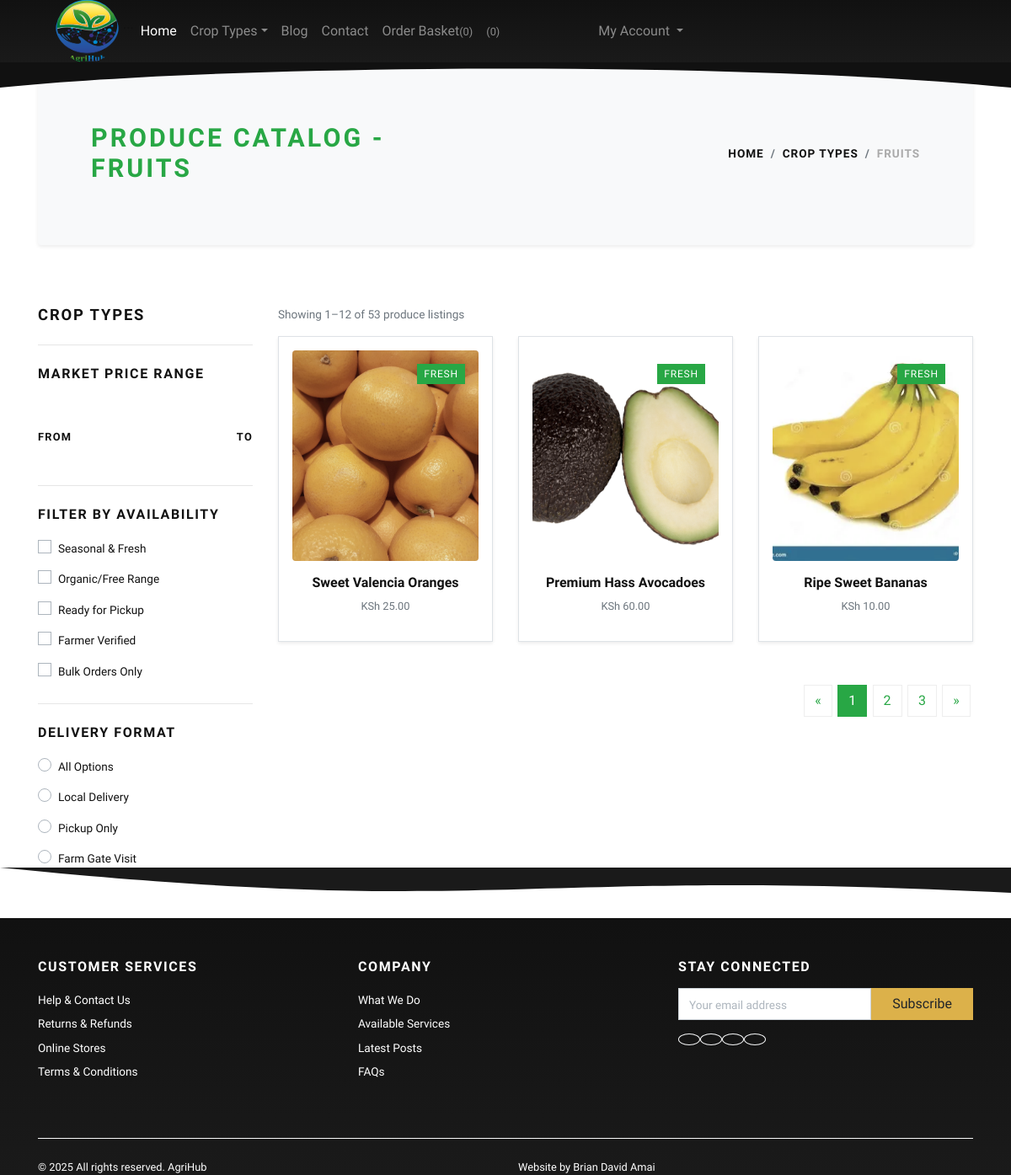
The page /fruits/ (signed in) on the database its author committed.
### store/models.py (models this page shows, shortened)
class Category(models.Model):
    title = models.CharField(max_length=50, verbose_name="Crop Type Title")
    slug = models.SlugField(max_length=55, verbose_name="Crop Type Slug")
    description = models.TextField(blank=True, verbose_name="Category Description")
    category_image = models.ImageField(upload_to='category', blank=True, null=True, verbose_name="Category Image")
    is_active = models.BooleanField(verbose_name="Is Active?")
    is_featured = models.BooleanField(verbose_name="Is Featured?")
    created_at = models.DateTimeField(auto_now_add=True, verbose_name="Created Date")
    updated_at = models.DateTimeField(auto_now=True, verbose_name="Updated Date")
    class Meta:
        verbose_name_plural = 'Crop Types'
        ordering = ('-created_at',)

class Product(models.Model):
    title = models.CharField(max_length=150, verbose_name="Produce Item Title")
    slug = models.SlugField(max_length=160, verbose_name="Produce Slug")
    batch_id = models.CharField(max_length=255, unique=True, verbose_name="Batch/Lot ID (SKU)", db_column='sku')
    origin = models.TextField(verbose_name="Origin / Short Description", db_column='short_description')
    produce_details = models.TextField(blank=True, null=True, verbose_name="Farming & Produce Details",
                                     db_column='detail_description')
    product_image = models.ImageField(upload_to='product', blank=True, null=True, verbose_name="Produce Image")
    price_per_unit = models.DecimalField(max_digits=8, decimal_places=2, verbose_name="Price Per Unit/KG",
                                          db_column='price')
    unit_type = models.CharField(max_length=10, choices=UNIT_CHOICES, default='KG', verbose_name="Unit Type")
    harvest_date = models.DateField(null=True, blank=True, verbose_name="Harvest Date")
    category = models.ForeignKey(Category, verbose_name="Crop Type", on_delete=models.CASCADE)
    is_active = models.BooleanField(verbose_name="Is Active?")
    is_featured = models.BooleanField(verbose_name="Is Featured?")
    created_at = models.DateTimeField(auto_now_add=True, verbose_name="Created Date")
    updated_at = models.DateTimeField(auto_now=True, verbose_name="Updated Date")
    class Meta:
        verbose_name_plural = 'Produce Items'
        ordering = ('-created_at',)

### store/views.py (the view)
# urls.py: path('<slug:slug>/', views.category_products, name="category-products"),
def category_products(request, slug):
    category = Category.objects.get(slug=slug)
    products = Product.objects.filter(category=category, is_active=True)
    context = {'category': category, 'products': products}
    return render(request, 'store/category_products.html', context)

### store/context_preprocessors.py (called while the page is built)
def store_menu(request):
    categories = Category.objects.filter(is_active=True)
    context = {
        'categories_menu': categories,
    }
    return context

def cart_menu(request):
    if request.user.is_authenticated:
        cart_items= Cart.objects.filter(user=request.user)
        context = {
            'cart_items': cart_items,
        }
    else:
        context = {}
    return context

### templates/store/category_products.html (shortened to what this page needs)
{% extends 'base.html' %}
{% load static %}
{% block content %}
      <div class="container">
        <section class="py-5 bg-light rounded shadow-sm mb-4">
          <div class="container">
            <div class="row px-4 px-lg-5 py-lg-4 align-items-center">
              <div class="col-lg-6">
                <h1 class="h2 text-uppercase mb-0 text-success">Produce Catalog - {{category.title}}</h1>
              </div>
              <div class="col-lg-6 text-lg-right">
                <nav aria-label="breadcrumb">
                  <ol class="breadcrumb justify-content-lg-end mb-0 px-0 bg-transparent">
                    <li class="breadcrumb-item"><a href="{% url 'store:home' %}" class="text-dark">Home</a></li>
                    <li class="breadcrumb-item"><a href="{% url 'store:all-categories' %}" class="text-dark">Crop Types</a></li>
                    <li class="breadcrumb-item active" aria-current="page">{{category.title}}</li>
                  </ol>
                </nav>
              </div>
            </div>
          </div>
        </section>
        <section class="py-5">
          <div class="container p-0">
            <div class="row g-5">
              <div class="col-lg-3 order-2 order-lg-1">
                <h5 class="text-uppercase mb-4 fw-bold">Crop Types</h5>
                <hr class="my-4">
                <h6 class="text-uppercase mb-4 fw-bold">Market Price Range</h6>
                <div class="price-range pt-4 mb-5">
                  <div class="row pt-2 small">
                    <div class="col-6"><strong class="font-weight-bold text-uppercase">From</strong></div>
                    <div class="col-6 text-right"><strong class="font-weight-bold text-uppercase">To</strong></div>
                  </div>
                </div>
                <hr class="my-4">
                <h6 class="text-uppercase mb-3 fw-bold">Filter by Availability</h6>
                <div class="custom-control custom-checkbox mb-2">
                  <label class="custom-control-label text-small" for="customCheck1">Seasonal & Fresh</label>
                </div>
                <div class="custom-control custom-checkbox mb-2">
                  <label class="custom-control-label text-small" for="customCheck2">Organic/Free Range</label>
                </div>
                <div class="custom-control custom-checkbox mb-2">
                  <label class="custom-control-label text-small" for="customCheck3">Ready for Pickup</label>
                </div>
                <div class="custom-control custom-checkbox mb-2">
                  <label class="custom-control-label text-small" for="customCheck4">Farmer Verified</label>
                </div>
                <div class="custom-control custom-checkbox mb-4">
                  <label class="custom-control-label text-small" for="customCheck5">Bulk Orders Only</label>
                </div>
                <hr class="my-4">
                <h6 class="text-uppercase mb-3 fw-bold">Delivery Format</h6>
                <div class="custom-control custom-radio mb-2">
                  <label class="custom-control-label text-small" for="customRadio1">All Options</label>
                </div>
                <div class="custom-control custom-radio mb-2">
                  <label class="custom-control-label text-small" for="customRadio2">Local Delivery</label>
                </div>
                <div class="custom-control custom-radio mb-2">
                  <label class="custom-control-label text-small" for="customRadio3">Pickup Only</label>
                </div>
                <div class="custom-control custom-radio mb-2">
                  <label class="custom-control-label text-small" for="customRadio4">Farm Gate Visit</label>
                </div>
              </div>
              <div class="col-lg-9 order-1 order-lg-2 mb-5 mb-lg-0">
                <div class="row mb-3 align-items-center">
                  <div class="col-lg-6 mb-2 mb-lg-0">
                    <p class="text-small text-muted mb-0">Showing 1–12 of 53 produce listings</p>
                  </div>
                </div>
                <div class="row g-4">
                  {% if products %}
                    {% for product in products %}
                      <div class="col-lg-4 col-sm-6">
                        <div class="product text-center border rounded-3 p-3 shadow-sm h-100">
                          <div class="mb-3 position-relative">
                            <div class="badge text-white badge-success">FRESH</div>
                            <a class="d-block" href="{% url 'store:product-detail' product.slug %}">
                              {% if product.product_image %}
                                <img class="img-fluid w-100 rounded" src="{{product.product_image.url}}" alt="{{product.title}}">
                              {% else %}
                                <img class="img-fluid w-100 rounded" src="{% static 'img/product-placeholder.jpg' %}" alt="{{product.title}}">
                              {% endif %}
                            </a>
                          </div>
                          <h6> <a class="reset-anchor" href="{% url 'store:product-detail' product.slug %}">{{product.title}}</a></h6>
                          <p class="small text-muted fw-bold">KSh {{ product.price_per_unit|floatformat:2 }}</p>
                        </div>
                      </div>
                    {% endfor %}
                  {% endif %}
                </div>
                <nav aria-label="Page navigation example" class="mt-5">
                  <ul class="pagination justify-content-center justify-content-lg-end">
                    <li class="page-item"><a class="page-link text-success" href="#" aria-label="Previous"><span aria-hidden="true">«</span></a></li>
                    <li class="page-item active"><a class="page-link bg-success border-success" href="#">1</a></li>
                    <li class="page-item"><a class="page-link text-success" href="#">2</a></li>
                    <li class="page-item"><a class="page-link text-success" href="#">3</a></li>
                    <li class="page-item"><a class="page-link text-success" href="#" aria-label="Next"><span aria-hidden="true">»</span></a></li>
                  </ul>
                </nav>
              </div>
            </div>
          </div>
        </section>
      </div>
      {% endblock content %}

### AgriHub/static/css/style.default.css (style rules this page uses)
.text-small { font-size: 0.85rem !important; }
strong { font-weight: 700; }
.product img { -webkit-filter: grayscale(40%); filter: grayscale(40%); transition: all 0.3s; }
.product .badge { position: absolute; top: 1rem; right: 1rem; z-index: 999; }
.text-uppercase { text-transform: uppercase; letter-spacing: 0.1em; }
.border { border: 1px solid #dee2e6 !important; }
.border-success { border-color: #28a745 !important; }
.reset-anchor { color: inherit; transition: all 0.3s; }
body { font-family: "Libre Franklin", sans-serif; font-size: 1rem; font-weight: 400; line-height: 1.5; color: #111111; background-color: #fff; }
a { color: #dcb14a; text-decoration: none; }
h1, h2, h3, h4, h5, h6, .h1, .h2, .h3, .h4, .h5, .h6 { margin-bottom: 0.5rem; font-family: inherit; font-weight: 900; line-height: 1.2; color: inherit; }
h1, .h1 { font-size: 2.2rem; }
h2, .h2 { font-size: 1.9rem; }
h5, .h5 { font-size: 1.15rem; }
h6, .h6 { font-size: 1rem; }
hr { border-top: 1px solid rgba(17, 17, 17, 0.1); }
small, .small { font-size: 80%; font-weight: 400; }
.page-item:first-child .page-link { border-top-left-radius: 0; border-bottom-left-radius: 0; }
.page-item:last-child .page-link { border-top-right-radius: 0; border-bottom-right-radius: 0; }
.page-item.active .page-link { color: #fff; background-color: #111111; border-color: #111111; }
.page-link { padding: 0.5rem 0.75rem; line-height: 1.25; color: #111111; background-color: none; border: 1px solid #eee; margin: 0.2rem; transition: all 0.3s; }
.bg-success { background-color: #28a745 !important; }
.bg-light { background-color: #f8f9fa !important; }
.text-success { color: #28a745 !important; }
.text-dark { color: #111111 !important; }
.badge-success { color: #fff; background-color: #28a745; text-transform: uppercase; letter-spacing: 0.07em; border-radius: 0; font-weight: 400; padding: 0.35rem 0.5rem; }
.shadow-sm { box-shadow: 0 0.125rem 0.25rem rgba(17, 17, 17, 0.075) !important; }
.custom-checkbox .custom-control-label::before { border-radius: 0; }
.custom-radio .custom-control-label::before { border-radius: 50%; }
.custom-control-label { font-weight: 400; line-height: 2.1em; cursor: pointer; }
.breadcrumb { background: #f8f9fa; }
.breadcrumb-item { font-size: 0.85rem; text-transform: uppercase; letter-spacing: 0.07em; font-weight: 900; color: #111111; }
.breadcrumb-item a { color: inherit; transition: all 0.3s; }
.breadcrumb-item.active { color: #aaa; }

### AgriHub/static/css/custom.css (style rules this page uses)
.product .img-fluid, .card-img-top { height: 250px !important; object-fit: cover; object-position: center; width: 100%; }
.product.text-center { display: flex; flex-direction: column; }

### rows shown on the page
Category: title "FRUITS"
Product: product_image (picture), title "Sweet Valencia Oranges", price_per_unit "25.00"
Product: product_image (picture), title "Premium Hass Avocadoes", price_per_unit "60.00"
Product: product_image (picture), title "Ripe Sweet Bananas", price_per_unit "10.00"

### other values the page prints
{{ cart_items.count }} "0"
